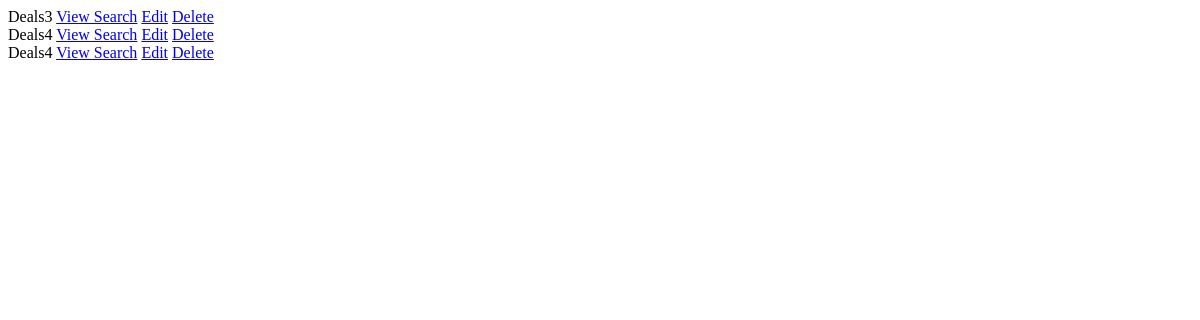
The page /deals/subscriptions/ (signed in) on the database as committed earlier.
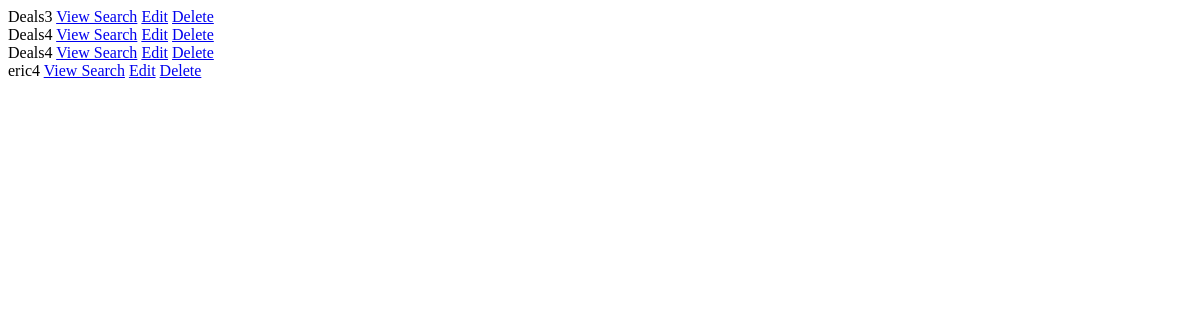
The same page on the database as committed later.
### deal/models.py (models this page shows, shortened)
class Deals(models.Model):
    PROPERTY_STATUS_CHOICES = [ ('For Rent', 'For Rent'), ('For Sale','For Sale')
    ]
    DAY_CHOICES = [('mon,tue,wed,thu,fri,sat,sun', 'Daily'), ('sat,sun', 'Weekends')]
    TIME_CHOICES = [(5, '5:00am'), (6, '6:00am'), (7, '7:00am'),
                   (8, '8:00am'), (17, '5:00pm'), (21, '9:00pm'),(22, '10:00pm')]
    user = models.ForeignKey(User, on_delete=models.CASCADE, related_name="Deals", null=True)
    name = models.CharField(max_length=20)
    property_status = models.CharField(max_length = 20,choices = PROPERTY_STATUS_CHOICES, default = 'For Rent')
    adress = models.ForeignKey('Adress', on_delete=models.CASCADE)
    assets = models.ForeignKey('AssetTypes', on_delete=models.CASCADE)
    computeDeal = models.ForeignKey('ComputeDeals', on_delete=models.CASCADE)
    ReceveEmail = models.BooleanField(default=True)
    days = models.CharField(max_length=100, choices=DAY_CHOICES, blank = True, default = '')
    time = models.IntegerField(choices = TIME_CHOICES, blank = True, null = True)
    def __str__(self):
        return self.name

### deal/views.py (the view)
# urls.py: path('deals/subscriptions/', views.manage_subscriptions, name = 'subscriptions'),
@login_required
def manage_subscriptions(request):
    return render(request, 'deal/subscriptions.html')

### deal/templates/deal/subscriptions.html (shortened to what this page needs)
<html lang="en">
<head>
</head>
<body>
{% for de in user.Deals.all %}
 <div>
    {{de}}
    <a href="{% url 'display_specific' de.id%}">View Search</a>
    <a href="{% url 'edit' de.id%}">Edit</a>
    <a href="{% url 'delete' de.id%}">Delete</a>
  </div>
  {% endfor %}
</body>
</html>

Rows that differ between the two databases and show on the page:
added Deals: name "eric4"
